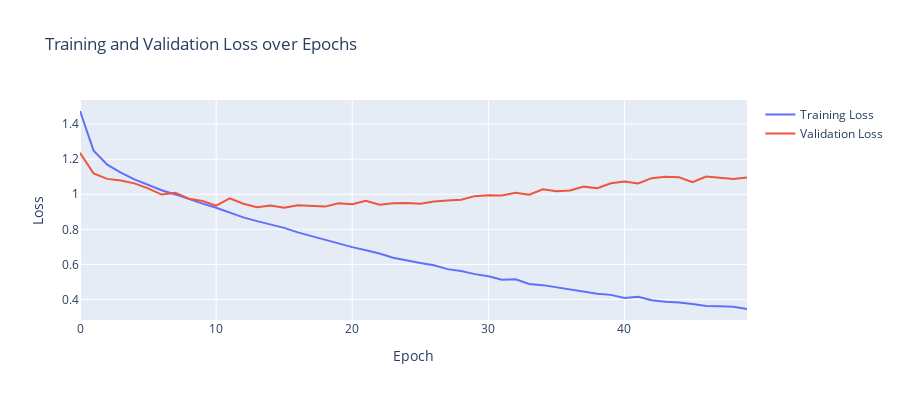

The notebook cell saved with this chart:
### Code cell
import plotly.graph_objects as graph
# pio.renderers

fig = graph.Figure()

# the training loss 
fig.add_trace(graph.Scatter(y=train_losses, mode='lines', name='Training Loss'))
# the validation loss 
fig.add_trace(graph.Scatter(y=val_losses, mode='lines', name='Validation Loss'))
# Update the layout with titles and axis labels
fig.update_layout(title='Training and Validation Loss over Epochs',
                  xaxis_title='Epoch',
                  yaxis_title='Loss',
                  width=900,
                  height=400)

# fig.add_trace(go.Scatter(y=train_losses, fill='tozeroy', mode='lines', name='Training Loss'))  # Fill to x-axis
# fig.add_trace(go.Scatter(y=val_losses, fill='tozeroy', mode='lines', name='Validation Loss'))

fig.show()

### Figure 1 — Plotly figure (JSON) as saved in the notebook; plotly's stock layout.template omitted (floating-point values rounded to 4 significant figures)
{"data": [{"mode": "lines", "name": "Training Loss", "type": "scatter", "y": [1.475, 1.249, 1.169, 1.123, 1.085, 1.055, 1.023, 0.9992, 0.9706, 0.9464, 0.9228, 0.8966, 0.8683, 0.8469, 0.8272, 0.8085, 0.7828, 0.7606, 0.7415, 0.7185, 0.6984, 0.6807, 0.6622, 0.6375, 0.6217, 0.6083, 0.5947, 0.5729, 0.5616, 0.5444, 0.5322, 0.5126, 0.5154, 0.4877, 0.4816, 0.4693, 0.4529, 0.4404, 0.4325, 0.426, 0.4079, 0.4149, 0.395, 0.3864, 0.3827, 0.3739, 0.3623, 0.3617, 0.3575, 0.3453]}, {"mode": "lines", "name": "Validation Loss", "type": "scatter", "y": [1.236, 1.119, 1.088, 1.079, 1.062, 1.034, 0.9983, 1.009, 0.9747, 0.9617, 0.9352, 0.9774, 0.9463, 0.9265, 0.9358, 0.9227, 0.9373, 0.9352, 0.9297, 0.9484, 0.9438, 0.9631, 0.9401, 0.9493, 0.9497, 0.9459, 0.9585, 0.9649, 0.9687, 0.9895, 0.9948, 0.9933, 1.009, 0.9977, 1.029, 1.017, 1.022, 1.044, 1.035, 1.063, 1.073, 1.062, 1.092, 1.1, 1.097, 1.069, 1.101, 1.095, 1.088, 1.095]}], "layout": {"height": 400, "title": {"text": "Training and Validation Loss over Epochs"}, "width": 900, "xaxis": {"title": {"text": "Epoch"}}, "yaxis": {"title": {"text": "Loss"}}}}
